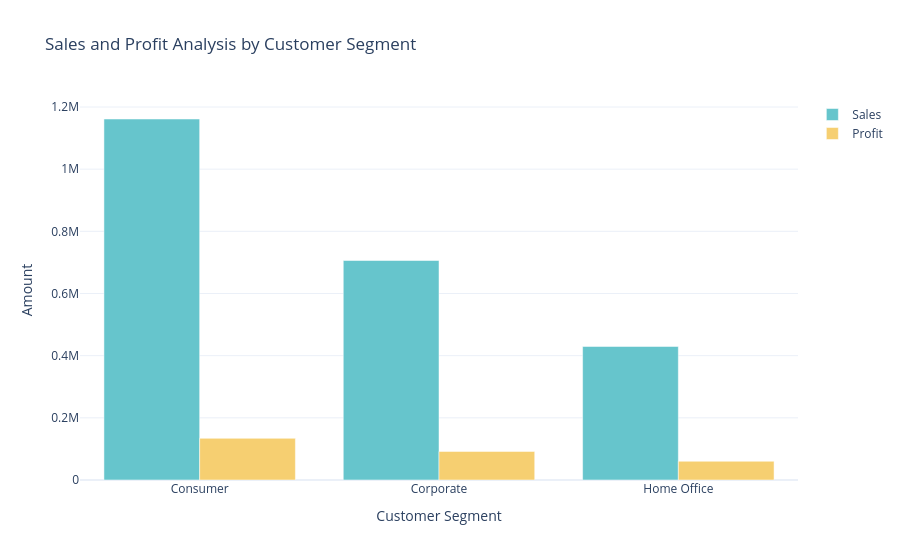

Source (notebook cell):
### Markdown cell above
## Sales And Profit - Customer Segment

### Code cell
sales_profit_by_segment = data.groupby('Segment').agg({'Sales':'sum','Profit':'sum'}).reset_index()

color_palette = colors.qualitative.Pastel


fig = go.Figure()
fig.add_trace(go.Bar(x=sales_profit_by_segment['Segment'],
                     y=sales_profit_by_segment['Sales'],
                     name='Sales',
                     marker_color=color_palette[0]))

fig.add_trace(go.Bar(x=sales_profit_by_segment['Segment'],
                     y=sales_profit_by_segment['Profit'],
                     name='Profit',
                     marker_color=color_palette[1]))

fig.update_layout(title='Sales and Profit Analysis by Customer Segment',
                  xaxis_title= 'Customer Segment', yaxis_title='Amount')

fig.show()

### Figure 1 — Plotly figure (JSON) as saved in the notebook; plotly's stock layout.template omitted (floating-point values rounded to 4 significant figures)
{"data": [{"marker": {"color": "rgb(102, 197, 204)"}, "name": "Sales", "type": "bar", "x": ["Consumer", "Corporate", "Home Office"], "y": [1161000.0, 706100.0, 429700.0]}, {"marker": {"color": "rgb(246, 207, 113)"}, "name": "Profit", "type": "bar", "x": ["Consumer", "Corporate", "Home Office"], "y": [134100.0, 91980.0, 60300.0]}], "layout": {"title": {"text": "Sales and Profit Analysis by Customer Segment"}, "xaxis": {"title": {"text": "Customer Segment"}}, "yaxis": {"title": {"text": "Amount"}}}}
